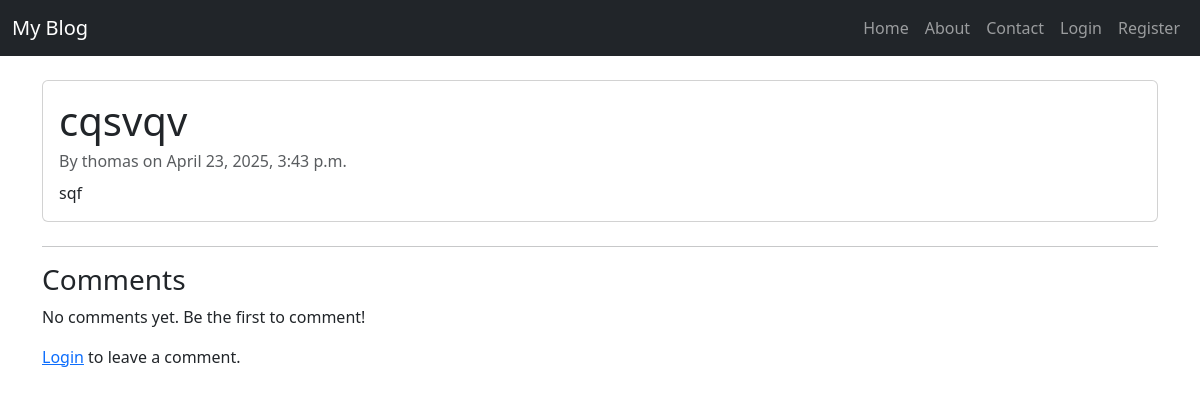
Page /post/6/ on the committed database.
### blog/models.py (models this page shows, shortened)
class Post(models.Model):
    title = models.CharField(max_length=100)
    content = models.TextField()
    date_posted = models.DateTimeField(auto_now_add=True)
    author = models.ForeignKey(User, on_delete=models.CASCADE)
    category = models.ForeignKey(Category, on_delete=models.SET_NULL, null=True)

### blog/views.py (the view)
# urls.py: path('post/<int:pk>/', views.post_detail, name='post-detail'),  # Use only your function-based view
def post_detail(request, pk):
    post = get_object_or_404(Post, pk=pk)
    comments = post.comments.all()
    if request.method == 'POST':
        form = CommentForm(request.POST)
        if form.is_valid():
            comment = form.save(commit=False)
            comment.post = post
            comment.author = request.user
            comment.save()
            return redirect('post-detail', pk=post.pk)
    else:
        form = CommentForm()
    return render(request, 'blog/post_detail.html', {
        'post': post,
        'comments': comments,
        'form': form
    })

### blog/templates/blog/post_detail.html (shortened to what this page needs)
{% extends "blog/base.html" %}
{% block content %}
    <div class="card mb-4">
        <div class="card-body">
            <h1 class="card-title">{{ post.title }}</h1>
            <p class="card-subtitle mb-2 text-muted">By {{ post.author }} on {{ post.date_posted }}</p>
            <p class="card-text">{{ post.content }}</p>
        </div>
    </div>
    <hr>
    <h3>Comments</h3>
    {% for comment in comments %}
        <div class="card mb-3">
            <div class="card-body">
                <p><strong>{{ comment.author }}</strong> said:</p>
                <p>{{ comment.content }}</p>
                <small class="text-muted">Posted on {{ comment.date_posted }}</small>
            </div>
        </div>
    {% empty %}
        <p>No comments yet. Be the first to comment!</p>
    {% endfor %}
    {% if user.is_authenticated %}
        <h3>Add a Comment</h3>
        <form method="post" class="mb-4">
            {% csrf_token %}
            {{ form.as_p }}
            <button type="submit" class="btn btn-primary">Submit Comment</button>
        </form>
    {% else %}
        <p><a href="{% url 'login' %}">Login</a> to leave a comment.</p>
    {% endif %}
{% endblock %}

### rows in the picture
Post: title "cqsvqv", author "thomas", date_posted "April 23, 2025, 3:43 p.m.", content "sqf"
